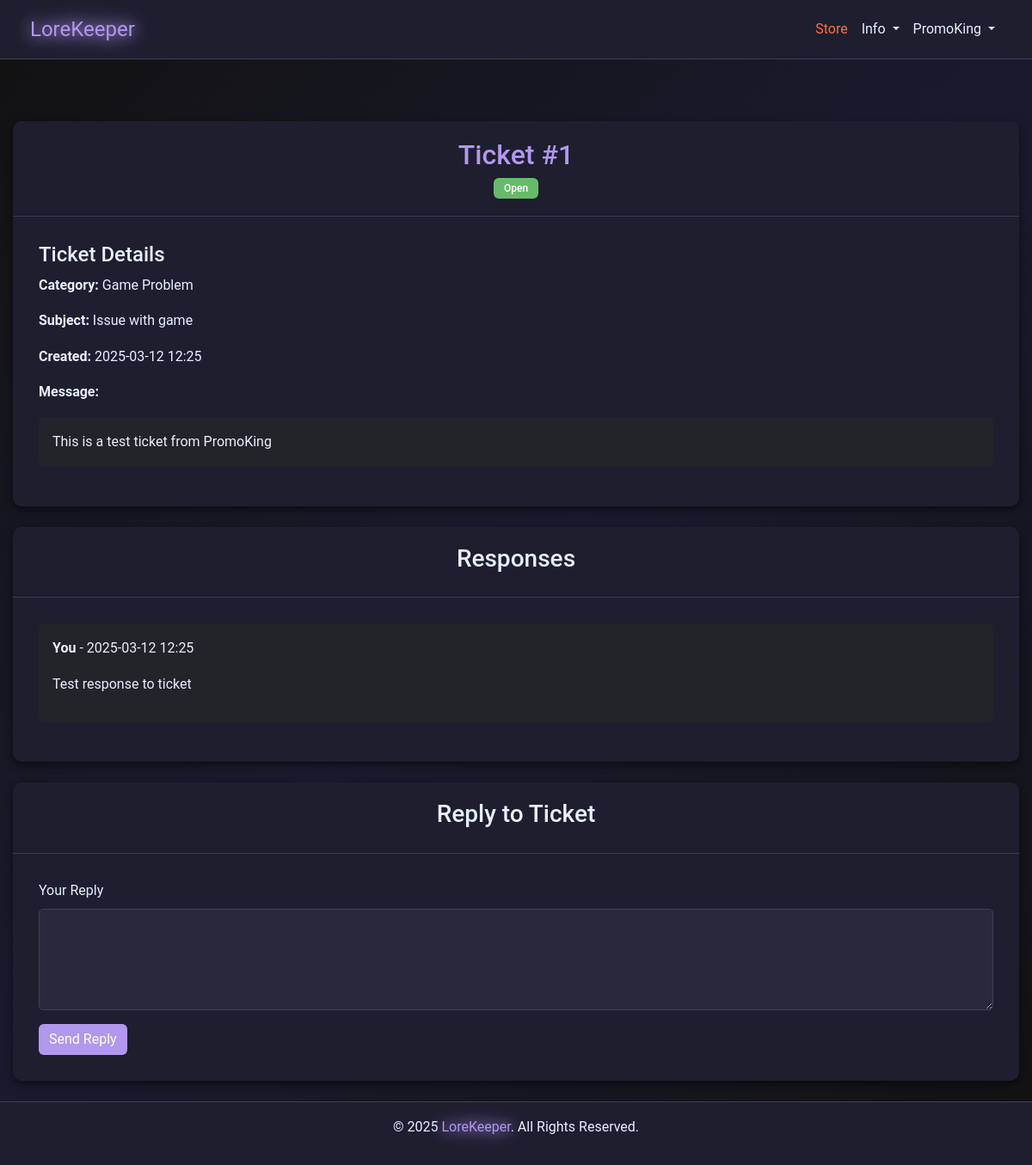
/support/reply_ticket/1 (signed in), run on an earlier commit of the app's database.
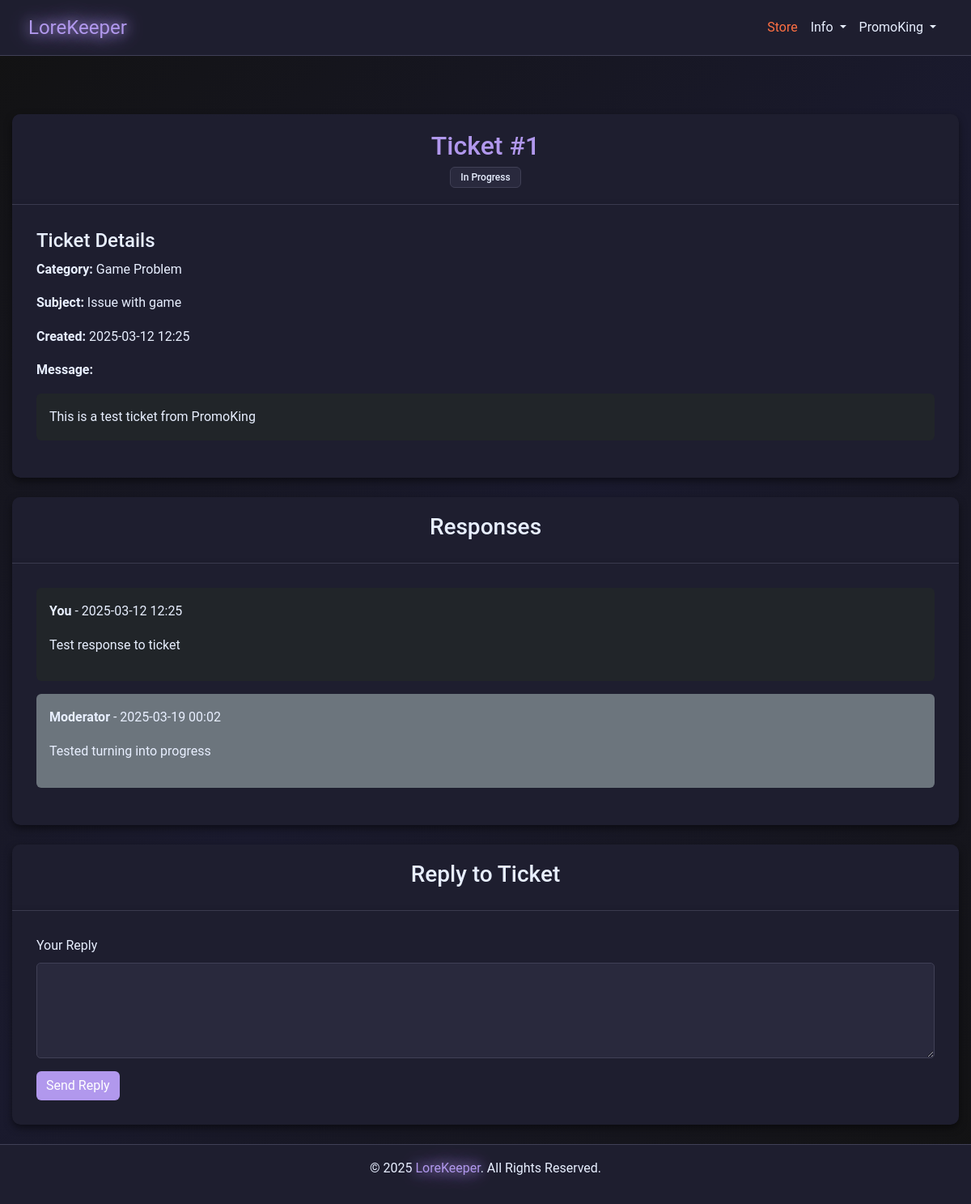
And on a later commit of the database.
### models.py (models this page shows)
class SupportTicket(db.Model):
    __tablename__ = "support_tickets"
    id = db.Column(db.Integer, primary_key=True)
    user_id = db.Column(db.Integer, db.ForeignKey("users.id"), nullable=False)
    category = db.Column(db.String(100), nullable=False)
    subject = db.Column(db.String(100), nullable=False)
    message = db.Column(db.Text, nullable=False)
    status = db.Column(db.String(20), default="Open", index=True)
    created_at = db.Column(db.DateTime, default=datetime.utcnow)
    responses = db.relationship(
        "SupportTicketResponse",
        back_populates="ticket",
        lazy="dynamic",
        cascade="all, delete-orphan",
    )
    user = db.relationship("User", back_populates="tickets")

class SupportTicketResponse(db.Model):
    __tablename__ = "support_ticket_responses"
    id = db.Column(db.Integer, primary_key=True)
    ticket_id = db.Column(
        db.Integer, db.ForeignKey("support_tickets.id"), nullable=False
    )
    responder_id = db.Column(db.Integer, db.ForeignKey("users.id"), nullable=False)
    response = db.Column(db.Text, nullable=False)
    created_at = db.Column(db.DateTime, default=datetime.utcnow)
    is_user = db.Column(db.Boolean, default=False)
    ticket = db.relationship("SupportTicket", back_populates="responses")
    responder = db.relationship("User", back_populates="responses")

### app.py (the view, shortened to what this page needs)
@app.route("/support/reply_ticket/<int:ticket_id>", methods=["GET", "POST"])
def user_reply_ticket(ticket_id):
    if not session.get("user_id"):
        flash("Please log in to reply to a support ticket", "warning")
        return redirect(url_for("login"))
    ticket = SupportTicket.query.get_or_404(ticket_id)
    if ticket.user_id != session.get("user_id"):
        flash("You don't have permission to view this ticket", "danger")
        return redirect(url_for("support"))
    responses = ticket.responses.all()
    return render_template("user_reply_ticket.html", ticket=ticket, responses=responses)

### app.py (called while the page is built)
@app.after_request
def add_header(response):
    response.headers["Cache-Control"] = "no-store"
    return response

@app.before_request
def before_request():
    try:
        if session.get("user_id"):
            session.permanent = True
        else:
            getCookie()
    except Exception:
        session.clear()

### templates/user_reply_ticket.html
{% extends "nav_footer_template.html" %} {% block content %}
<div class="container mt-5">
  <div class="card mb-4">
    <div class="card-header">
      <h2>Ticket #{{ ticket.id }}</h2>
      <span
        class="badge {% if ticket.status == 'Open' %}bg-success{% else %}bg-secondary{% endif %}"
      >
        {{ ticket.status }}
      </span>
    </div>
    <div class="card-body">
      <div class="row">
        <div class="col-md-12">
          <h4>Ticket Details</h4>
          <p><strong>Category:</strong> {{ ticket.category }}</p>
          <p><strong>Subject:</strong> {{ ticket.subject }}</p>
          <p>
            <strong>Created:</strong> {{ ticket.created_at.strftime('%Y-%m-%d
            %H:%M') }}
          </p>
          <p><strong>Message:</strong></p>
          <div class="p-3 bg-dark rounded mb-3">{{ ticket.message }}</div>
        </div>
      </div>
    </div>
  </div>
  {% if ticket.responses %}
  <div class="card mb-4">
    <div class="card-header">
      <h3>Responses</h3>
    </div>
    <div class="card-body">
      {% for response in ticket.responses %}
      <div
        class="mb-3 p-3 {% if response.is_user %}bg-dark{% else %}bg-secondary{% endif %} rounded"
      >
        <p>
          <strong>{{ 'You' if response.is_user else 'Moderator' }}</strong> - {{
          response.created_at.strftime('%Y-%m-%d %H:%M') }}
        </p>
        <p>{{ response.response }}</p>
      </div>
      {% endfor %}
    </div>
  </div>
  {% endif %}
  {% if ticket.status != 'Closed' %}
  <div class="card mb-4">
    <div class="card-header">
      <h3>Reply to Ticket</h3>
    </div>
    <div class="card-body">
      <form
        method="POST"
        action="{{ url_for('user_reply_ticket', ticket_id=ticket.id) }}"
      >
        <div class="mb-3">
          <label for="response" class="form-label">Your Reply</label>
          <textarea
            class="form-control"
            id="response"
            name="response"
            rows="4"
            required
          ></textarea>
        </div>
        <button type="submit" class="btn btn-primary">Send Reply</button>
      </form>
    </div>
  </div>
  {% endif %}
</div>
{% endblock %}

### templates/nav_footer_template.html (shortened to what this page needs)
<!doctype html>
<html lang="en">
  <head>
    <link
      href="https://cdn.jsdelivr.net/npm/bootstrap@5.3.0-alpha3/dist/css/bootstrap.min.css"
      rel="stylesheet"
    />
    <link
      href="{{ url_for('static', filename='css/style.css') }}"
      rel="stylesheet"
    />
  </head>
  <body>
    <nav class="navbar navbar-expand-lg navbar-dark">
      <div class="container">
        <a class="navbar-brand glow" href="/">LoreKeeper</a>
        <div class="collapse navbar-collapse" id="navbarNav">
          <ul class="navbar-nav ms-auto">
            <li class="nav-item">
              <a class="nav-link store" href="/store">Store</a>
            </li>
            <li class="nav-item dropdown">
              <a
                class="nav-link dropdown-toggle"
                href="#"
                role="button"
                data-bs-toggle="dropdown"
              >
                Info
              </a>
            </li>
            {% if session.get('user_id') %}
            <li class="nav-item dropdown">
              <a
                class="nav-link dropdown-toggle"
                href="#"
                role="button"
                data-bs-toggle="dropdown"
              >
                {{ session['username'] }}
              </a>
            </li>
            {% endif %}
          </ul>
        </div>
      </div>
    </nav>
    {% block content %} {% endblock %}
    <footer class="text-center text-light py-3">
      <p>© 2025 <span class="glow">LoreKeeper</span>. All Rights Reserved.</p>
    </footer>
  </body>
</html>

### static/css/style.css (style rules this page uses)
:root { --background-color: #121212; --text-color: #E8EFFF; --text-muted: #a1a1b1; --accent-color: #b198ed; --card-background: #1e1e2f; --input-background: #29293d; --input-border: #404056; --btn-hover: #9b84d6; --store-btn-color: #ff7043; --store-btn-hover: #ff5722; --card-shadow: rgba(0, 0, 0, 0.5); --section-padding: 60px; --element-spacing: 20px; --accent-rgb: 177, 152, 237; --store-bg: #0d0d15; --store-card-bg: #1a1a2a; --store-accent: #b198ed; --store-text: #e8efff; --store-muted: #a1a1b1; --store-border: #2a2a40; --store-hover: #9b84d6; --basic-color: #5f9dff; --premium-color: #66bb6a; --ultimate-color: #ef5350; --primary-accent: #8a5cf7; --primary-light: #b198ed; --primary-dark: #6c40e0; --secondary-accent: #ff7043; --secondary-light: #ff9e80; --secondary-dark: #e64a19; --text-light: #e8efff; --card-bg: rgba(30, 30, 47, 0.95); --card-bg-hover: rgba(43, 43, 70, 0.95); --dark-bg: #121219; --border-color: rgba(255, 255, 255, 0.1); --success: #66bb6a; --danger: #ef5350; --warning: #ffa726; --info: #29b6f6; }
body { margin: 0; padding: 0; font-family: 'Roboto', sans-serif; background: linear-gradient(135deg, #121212, #1a1a2e, #121212); background-size: cover; background-repeat: no-repeat; background-attachment: fixed; color: var(--text-color); line-height: 1.6; display: flex; flex-direction: column; min-height: 100vh; overflow-x: hidden; }
.navbar { background-color: var(--card-background); border-bottom: 1px solid var(--input-border); padding: 10px 20px; }
.navbar-brand, .nav-link { color: var(--text-color) !important; transition: color 0.2s ease-in-out; }
.navbar { background-color: var(--card-background); }
.navbar-brand { font-size: 1.5rem; }
.store { color: var(--store-btn-color) !important; }
.card, .card-header, .card-body { background-color: var(--card-background); color: var(--text-color); border: none; border-radius: 10px; box-shadow: 0 4px 10px var(--card-shadow); }
.form-label { color: var(--text-muted); }
.form-control { background-color: var(--input-background); border: 1px solid var(--input-border); color: var(--text-color); }
.text-light { color: var(--text-color) !important; }
footer { background-color: var(--card-background) !important; color: var(--text-muted); padding: 20px 0; text-align: center; border-top: 1px solid var(--input-border); margin-top: auto; flex-shrink: 0; position: relative; bottom: 0; width: 100%; }
.text-center { text-align: center; }
.mb-4 { margin-bottom: 1.5rem; }
.container { width: 100%; max-width: 1200px; margin: 0 auto; padding: 0 15px; box-sizing: border-box; }
.card { background-color: var(--card-background); color: var(--text-color); border: none; border-radius: 10px; box-shadow: 0 4px 10px var(--card-shadow); transition: all 0.3s ease; overflow: hidden; }
.card-header { background-color: var(--card-background); border-bottom: 1px solid var(--input-border); text-align: center; padding: 20px; }
.card-header h2 { font-size: 2rem; color: var(--accent-color); margin-bottom: 10px; }
.card-body { padding: 30px; background-color: var(--card-background); border-radius: 0 0 10px 10px; }
.glow { color: var(--accent-color) !important; text-shadow: 0 0 15px var(--accent-color), 0 0 30px var(--accent-color) !important; animation: glow 3s ease-in-out infinite; text-decoration: none; }
.form-label { color: var(--text-color) !important; font-size: 1rem; }
.form-control { background-color: var(--input-background); border: 1px solid var(--input-border); color: var(--text-color); padding: 10px; border-radius: 5px; }
.card { background-color: var(--card-background); color: var(--text-color); border: none; border-radius: 10px; box-shadow: 0 4px 10px var(--card-shadow); }
.card-header h2 { font-size: 2rem; color: var(--accent-color); margin-bottom: 5px; }
.card-body { padding: 30px; }
.form-label { color: var(--text-color); font-size: 1rem; }
.btn-primary { background-color: var(--accent-color); border: none; transition: background-color 0.3s ease, transform 0.2s ease; }
.badge { padding: 0.5em 1em; font-weight: 500; border-radius: 6px; }
.badge.bg-secondary { background-color: var(--input-background) !important; color: var(--text-color); border: 1px solid var(--input-border); }

What changed in the data, as far as the page shows it:
changed SupportTicket "Game Problem": status "Open" → "In Progress"
added SupportTicketResponse: is_user "Moderator", created_at "2025-03-19 00:02", response "Tested turning into progress"
